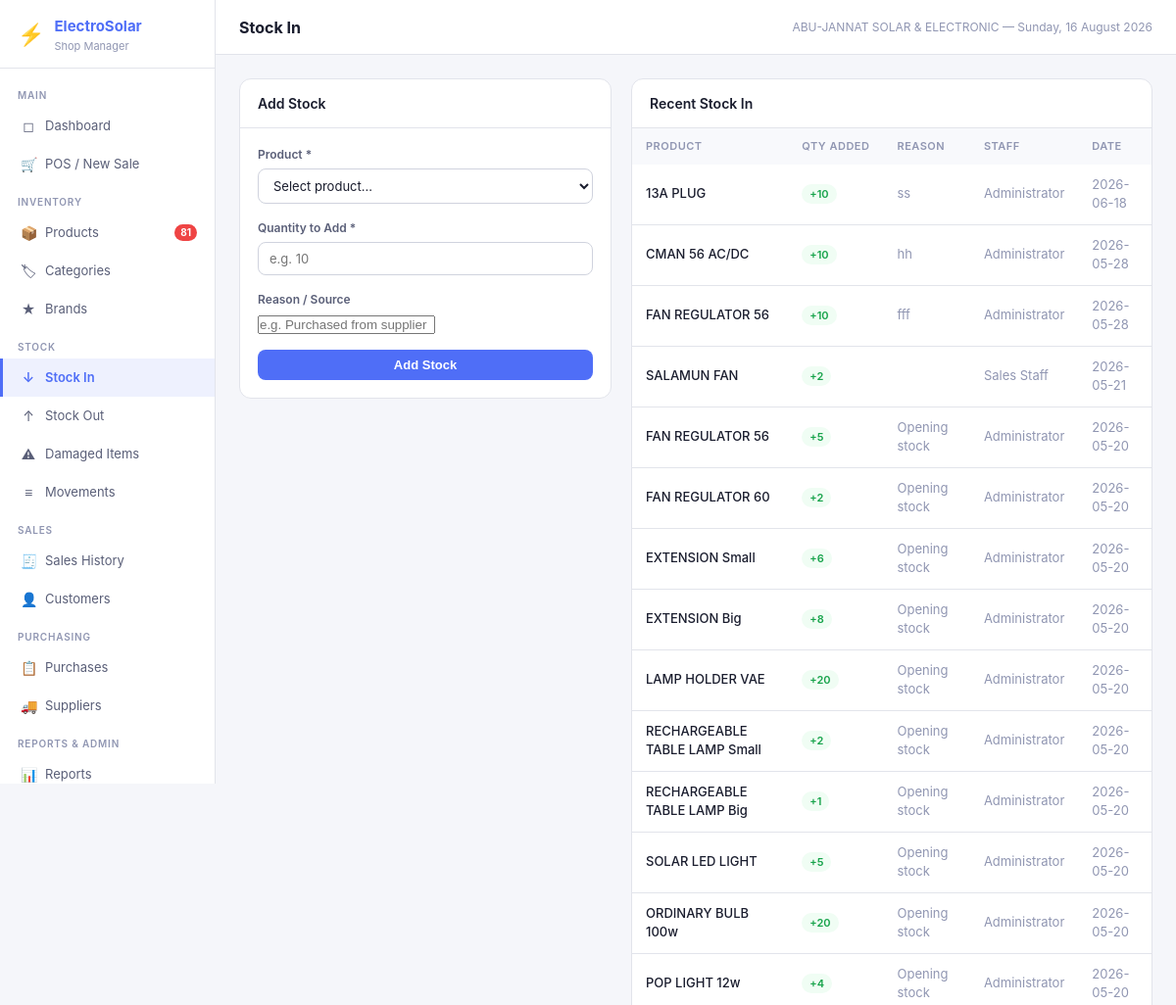
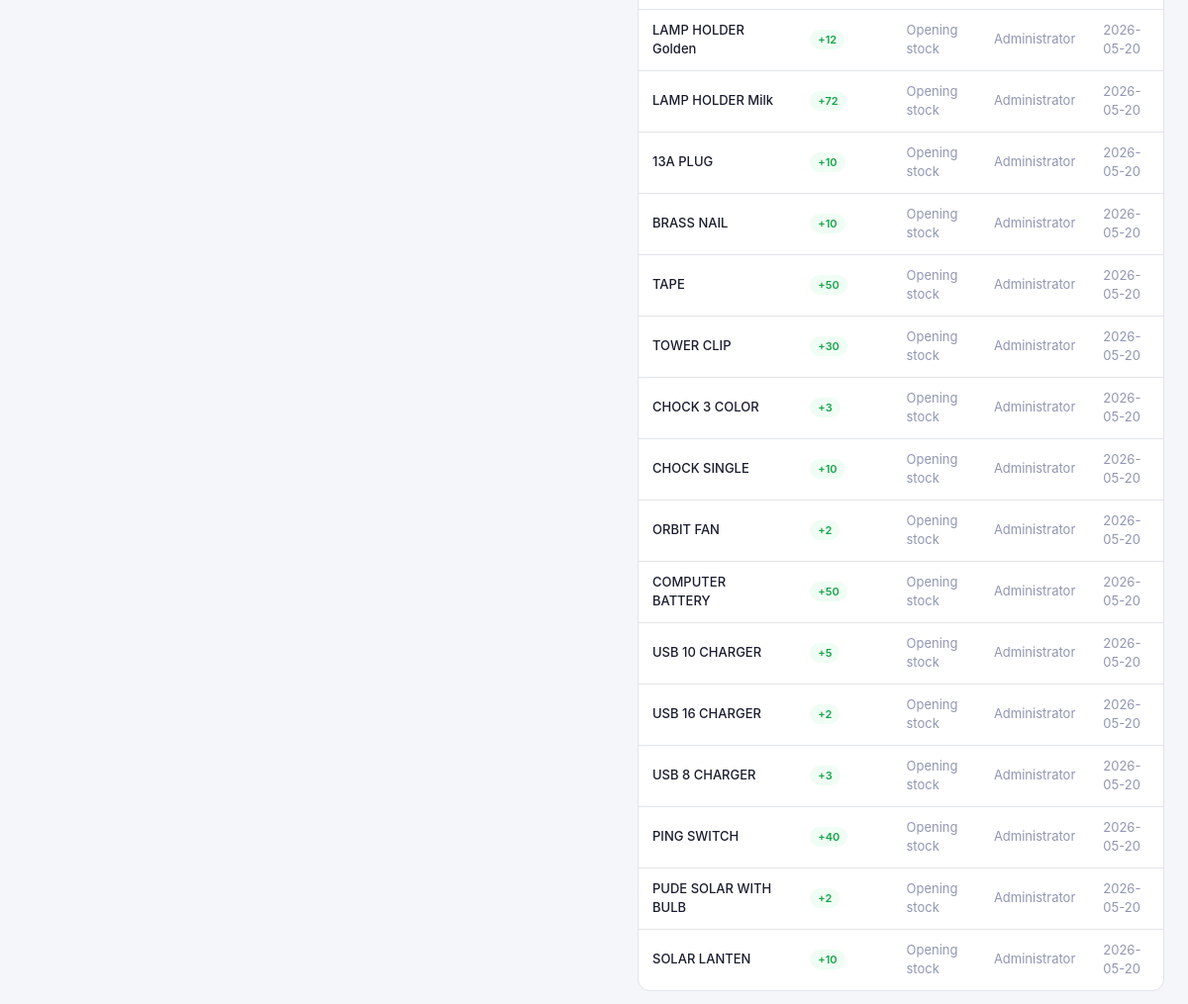
The app's page /stock/in (signed in) with its own data (2 pictures, top to bottom).
### tables this page shows
CREATE TABLE settings (
            key TEXT PRIMARY KEY,
            value TEXT
        );

CREATE TABLE stock_movements (
            id INTEGER PRIMARY KEY AUTOINCREMENT,
            product_id INTEGER NOT NULL REFERENCES products(id),
            movement_type TEXT NOT NULL,
            quantity INTEGER NOT NULL,
            reason TEXT,
            reference_id INTEGER,
            reference_type TEXT,
            user_id INTEGER NOT NULL REFERENCES users(id),
            created_at TEXT NOT NULL DEFAULT (datetime('now'))
        );

CREATE TABLE products (
            id INTEGER PRIMARY KEY AUTOINCREMENT,
            name TEXT NOT NULL,
            sku TEXT UNIQUE NOT NULL,
            category_id INTEGER REFERENCES categories(id),
            brand_id INTEGER REFERENCES brands(id),
            model_number TEXT,
            wattage REAL,
            voltage REAL,
            amperage REAL,
            capacity TEXT,
            warranty TEXT,
            cost_price REAL NOT NULL DEFAULT 0,
            selling_price REAL NOT NULL DEFAULT 0,
            quantity INTEGER NOT NULL DEFAULT 0,
            reorder_level INTEGER NOT NULL DEFAULT 5,
            unit TEXT NOT NULL DEFAULT 'piece',
            description TEXT,
            is_active INTEGER NOT NULL DEFAULT 1,
            created_at TEXT NOT NULL DEFAULT (datetime('now')),
            updated_at TEXT NOT NULL DEFAULT (datetime('now'))
        , wholesale_price REAL NOT NULL DEFAULT 0);

CREATE TABLE users (
            id INTEGER PRIMARY KEY AUTOINCREMENT,
            username TEXT UNIQUE NOT NULL,
            password_hash TEXT NOT NULL,
            full_name TEXT NOT NULL,
            role TEXT NOT NULL DEFAULT 'staff',
            is_active INTEGER NOT NULL DEFAULT 1,
            created_at TEXT NOT NULL DEFAULT (datetime('now'))
        );

### app.py (the view, shortened to what this page needs)
@app.route('/stock/in', methods=['GET','POST'])
@login_required
def stock_in():
    prods = query("SELECT * FROM products WHERE is_active=1 ORDER BY name")
    history = query("""SELECT sm.*,p.name product_name,u.full_name user_name
        FROM stock_movements sm JOIN products p ON sm.product_id=p.id JOIN users u ON sm.user_id=u.id
        WHERE sm.movement_type='in' ORDER BY sm.created_at DESC LIMIT 30""")
    return render_template('stock_in.html', products=prods, history=history)

### app.py (called while the page is built)
def get_db():
    if 'db' not in g:
        g.db = sqlite3.connect(DB_PATH)
        g.db.row_factory = sqlite3.Row
        g.db.execute("PRAGMA foreign_keys = ON")
        g.db.execute("PRAGMA journal_mode = WAL")
    return g.db

def query(sql, args=(), one=False):
    cur = get_db().execute(sql, args)
    rv = cur.fetchall()
    return (rv[0] if rv else None) if one else rv

def login_required(f):
    @wraps(f)
    def decorated(*args, **kwargs):
        if 'user_id' not in session:
            return redirect(url_for('login'))
        return f(*args, **kwargs)
    return decorated

def current_user():
    return {'id': session.get('user_id'), 'username': session.get('username'),
            'full_name': session.get('full_name'), 'role': session.get('role')}

def get_settings():
    rows = query("SELECT key, value FROM settings")
    return {r['key']: r['value'] for r in rows}

@app.context_processor
def inject_globals():
    s = get_settings() if 'user_id' in session else {}
    low_stock = 0
    if 'user_id' in session:
        r = query("SELECT COUNT(*) as c FROM products WHERE is_active=1 AND quantity <= reorder_level", one=True)
        low_stock = r['c'] if r else 0
    return dict(settings=s, current_user=current_user(), low_stock_count=low_stock,
                now=datetime.now())

### templates/stock_in.html (shortened to what this page needs)
{% extends 'base.html' %}{% block title %}Stock In{% endblock %}{% block page_title %}Stock In{% endblock %}
{% block content %}
<div style="display:grid;grid-template-columns:380px 1fr;gap:20px;align-items:start;">
  <div class="card">
    <div class="card-header"><h3>Add Stock</h3></div>
    <div class="card-body">
      <form method="POST">
        <div class="form-group"><label>Product *</label>
          <select name="product_id" required onchange="updateStock(this)">
            <option value="">Select product...</option>
          </select>
        </div>
        <div class="form-group"><label>Quantity to Add *</label><input type="number" name="quantity" min="1" required placeholder="e.g. 10"></div>
        <div class="form-group"><label>Reason / Source</label><input name="reason" placeholder="e.g. Purchased from supplier"></div>
        <button type="submit" class="btn btn-primary" style="width:100%;justify-content:center;">Add Stock</button>
      </form>
    </div>
  </div>
  <div class="card">
    <div class="card-header"><h3>Recent Stock In</h3></div>
    <div class="table-wrap"><table><thead><tr><th>Product</th><th>Qty Added</th><th>Reason</th><th>Staff</th><th>Date</th></tr></thead>
    <tbody>{% for m in history %}<tr>
      <td style="font-weight:500;">{{ m.product_name }}</td>
      <td><span class="badge badge-success">+{{ m.quantity }}</span></td>
      <td class="text-muted">{{ m.reason }}</td>
      <td class="text-muted">{{ m.user_name }}</td>
      <td class="text-muted">{{ m.created_at[:10] }}</td>
    </tr>{% else %}<tr><td colspan="5" style="text-align:center;padding:24px;color:var(--text3);">No stock movements yet</td></tr>{% endfor %}</tbody>
    </table></div>
  </div>
</div>
{% endblock %}

### templates/base.html (shortened to what this page needs)
<!DOCTYPE html>
<html lang="en">
<head>
<link rel="stylesheet" href="{{ url_for('static', filename='css/style.css') }}">
</head>
<body>
<div class="app-shell">
  <aside class="sidebar">
    <div class="sidebar-logo">
      <div class="logo-icon">⚡</div>
      <div>
        <h1>ElectroSolar</h1>
        <p>Shop Manager</p>
      </div>
    </div>
    <nav class="sidebar-nav">
      <div class="nav-section">Main</div>
      <a href="{{ url_for('dashboard') }}" class="nav-item {% if request.endpoint=='dashboard' %}active{% endif %}">
        <span class="nav-icon">◻</span> Dashboard
      </a>
      <a href="{{ url_for('pos') }}" class="nav-item {% if request.endpoint=='pos' %}active{% endif %}">
        <span class="nav-icon">🛒</span> POS / New Sale
      </a>
      <div class="nav-section">Inventory</div>
      <a href="{{ url_for('products') }}" class="nav-item {% if request.endpoint=='products' %}active{% endif %}">
        <span class="nav-icon">📦</span> Products
        {% if low_stock_count > 0 %}<span class="nav-badge">{{ low_stock_count }}</span>{% endif %}
      </a>
      <a href="{{ url_for('categories') }}" class="nav-item {% if request.endpoint=='categories' %}active{% endif %}">
        <span class="nav-icon">🏷</span> Categories
      </a>
      <a href="{{ url_for('brands') }}" class="nav-item {% if request.endpoint=='brands' %}active{% endif %}">
        <span class="nav-icon">★</span> Brands
      </a>
      <div class="nav-section">Stock</div>
      <a href="{{ url_for('stock_in') }}" class="nav-item {% if request.endpoint=='stock_in' %}active{% endif %}">
        <span class="nav-icon">↓</span> Stock In
      </a>
      <a href="{{ url_for('stock_out') }}" class="nav-item {% if request.endpoint=='stock_out' %}active{% endif %}">
        <span class="nav-icon">↑</span> Stock Out
      </a>
      <a href="{{ url_for('stock_damaged') }}" class="nav-item {% if request.endpoint=='stock_damaged' %}active{% endif %}">
        <span class="nav-icon">⚠</span> Damaged Items
      </a>
      <a href="{{ url_for('stock_movements') }}" class="nav-item {% if request.endpoint=='stock_movements' %}active{% endif %}">
        <span class="nav-icon">≡</span> Movements
      </a>
      <div class="nav-section">Sales</div>
      <a href="{{ url_for('sales') }}" class="nav-item {% if request.endpoint in ['sales','sale_detail'] %}active{% endif %}">
        <span class="nav-icon">🧾</span> Sales History
      </a>
      <a href="{{ url_for('customers') }}" class="nav-item {% if request.endpoint in ['customers','customer_history'] %}active{% endif %}">
        <span class="nav-icon">👤</span> Customers
      </a>
      <div class="nav-section">Purchasing</div>
      <a href="{{ url_for('purchases') }}" class="nav-item {% if request.endpoint in ['purchases','purchase_detail'] %}active{% endif %}">
        <span class="nav-icon">📋</span> Purchases
      </a>
      <a href="{{ url_for('suppliers') }}" class="nav-item {% if request.endpoint=='suppliers' %}active{% endif %}">
        <span class="nav-icon">🚚</span> Suppliers
      </a>
      <div class="nav-section">Reports & Admin</div>
      <a href="{{ url_for('reports') }}" class="nav-item {% if request.endpoint=='reports' %}active{% endif %}">
        <span class="nav-icon">📊</span> Reports
      </a>
    </nav>
  </aside>
  <div class="main-area">
    <header class="topbar">
      <h2>{% block page_title %}{% endblock %}</h2>
      <span class="topbar-meta">{{ settings.get('shop_name','ElectroSolar') }} — {{ now.strftime('%A, %d %B %Y') }}</span>
    </header>
    <main class="page-content">
      {% block content %}{% endblock %}
    </main>
  </div>
</div>
</body>
</html>

### records on screen
settings: get "ABU-JANNAT SOLAR & ELECTRONIC"
stock_movements: product_name "13A PLUG", quantity "10", reason "ss", user_name "Administrator", created_at "2026-06-18"
stock_movements: product_name "CMAN 56 AC/DC", quantity "10", reason "hh", user_name "Administrator", created_at "2026-05-28"
stock_movements: product_name "FAN REGULATOR 56", quantity "10", reason "fff", user_name "Administrator", created_at "2026-05-28"
stock_movements: product_name "SALAMUN FAN", quantity "2", user_name "Sales Staff", created_at "2026-05-21"
stock_movements: product_name "FAN REGULATOR 56", quantity "5", reason "Opening stock", user_name "Administrator", created_at "2026-05-20"
stock_movements: product_name "FAN REGULATOR 60", quantity "2", reason "Opening stock", user_name "Administrator", created_at "2026-05-20"
stock_movements: product_name "EXTENSION Small", quantity "6", reason "Opening stock", user_name "Administrator", created_at "2026-05-20"
stock_movements: product_name "EXTENSION Big", quantity "8", reason "Opening stock", user_name "Administrator", created_at "2026-05-20"
stock_movements: product_name "LAMP HOLDER VAE", quantity "20", reason "Opening stock", user_name "Administrator", created_at "2026-05-20"
stock_movements: product_name "RECHARGEABLE TABLE LAMP Small", quantity "2", reason "Opening stock", user_name "Administrator", created_at "2026-05-20"
stock_movements: product_name "RECHARGEABLE TABLE LAMP Big", quantity "1", reason "Opening stock", user_name "Administrator", created_at "2026-05-20"
stock_movements: product_name "SOLAR LED LIGHT", quantity "5", reason "Opening stock", user_name "Administrator", created_at "2026-05-20"
stock_movements: product_name "ORDINARY BULB 100w", quantity "20", reason "Opening stock", user_name "Administrator", created_at "2026-05-20"
stock_movements: product_name "POP LIGHT 12w", quantity "4", reason "Opening stock", user_name "Administrator", created_at "2026-05-20"
stock_movements: product_name "LAMP HOLDER Golden", quantity "12", reason "Opening stock", user_name "Administrator", created_at "2026-05-20"
stock_movements: product_name "LAMP HOLDER Milk", quantity "72", reason "Opening stock", user_name "Administrator", created_at "2026-05-20"
stock_movements: product_name "13A PLUG", quantity "10", reason "Opening stock", user_name "Administrator", created_at "2026-05-20"
stock_movements: product_name "BRASS NAIL", quantity "10", reason "Opening stock", user_name "Administrator", created_at "2026-05-20"
stock_movements: product_name "TAPE", quantity "50", reason "Opening stock", user_name "Administrator", created_at "2026-05-20"
stock_movements: product_name "TOWER CLIP", quantity "30", reason "Opening stock", user_name "Administrator", created_at "2026-05-20"
stock_movements: product_name "CHOCK 3 COLOR", quantity "3", reason "Opening stock", user_name "Administrator", created_at "2026-05-20"
stock_movements: product_name "CHOCK SINGLE", quantity "10", reason "Opening stock", user_name "Administrator", created_at "2026-05-20"
stock_movements: product_name "ORBIT FAN", quantity "2", reason "Opening stock", user_name "Administrator", created_at "2026-05-20"
stock_movements: product_name "COMPUTER BATTERY", quantity "50", reason "Opening stock", user_name "Administrator", created_at "2026-05-20"
stock_movements: product_name "USB 10 CHARGER", quantity "5", reason "Opening stock", user_name "Administrator", created_at "2026-05-20"
stock_movements: product_name "USB 16 CHARGER", quantity "2", reason "Opening stock", user_name "Administrator", created_at "2026-05-20"
stock_movements: product_name "USB 8 CHARGER", quantity "3", reason "Opening stock", user_name "Administrator", created_at "2026-05-20"
stock_movements: product_name "PING SWITCH", quantity "40", reason "Opening stock", user_name "Administrator", created_at "2026-05-20"
stock_movements: product_name "PUDE SOLAR WITH BULB", quantity "2", reason "Opening stock", user_name "Administrator", created_at "2026-05-20"
stock_movements: product_name "SOLAR LANTEN", quantity "10", reason "Opening stock", user_name "Administrator", created_at "2026-05-20"

### other values on screen
{{ low_stock_count }} "81"
